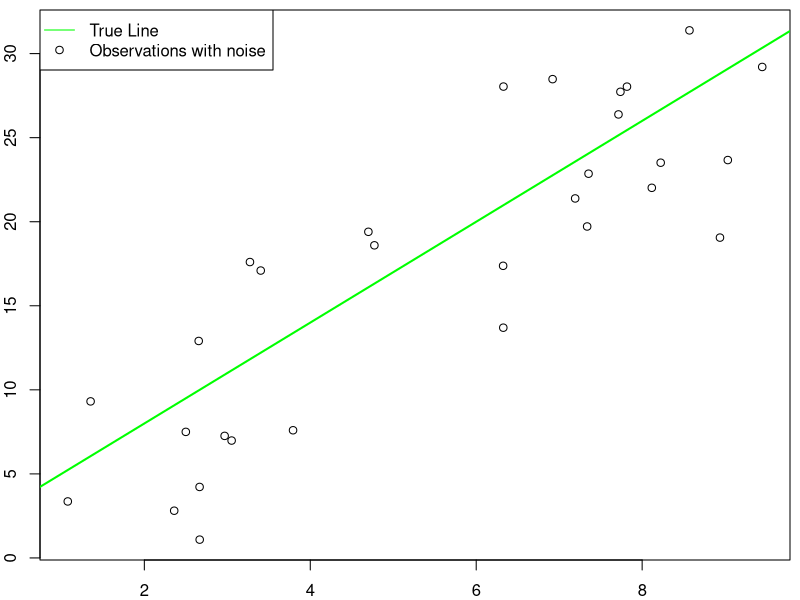
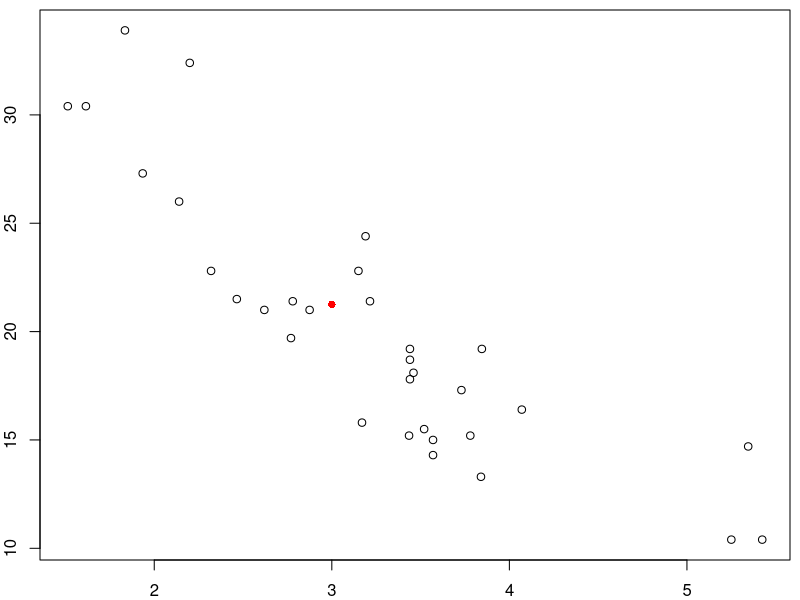
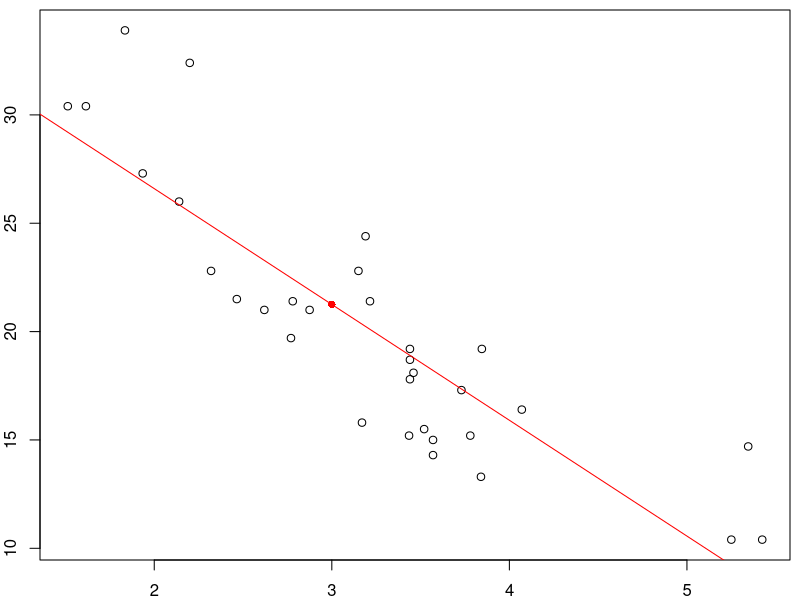
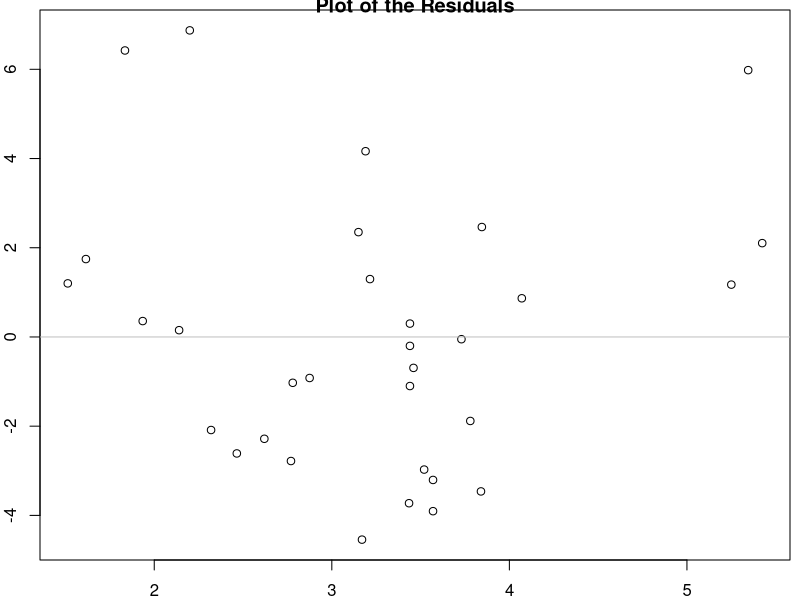
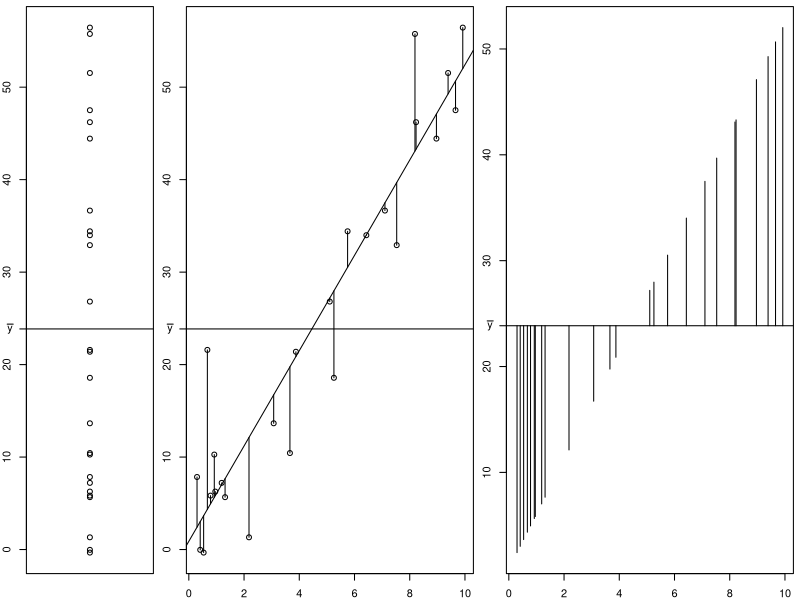
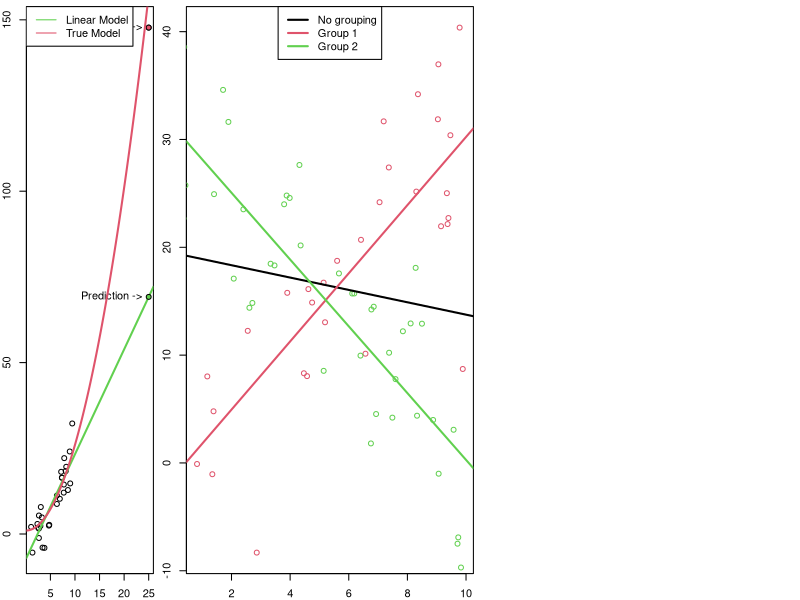
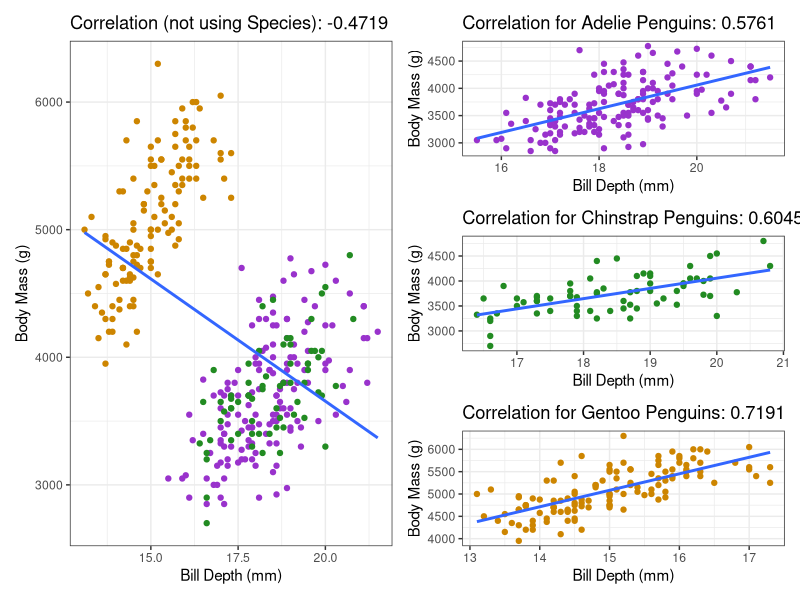

The R source for these figures, in order:
## ---- chunk 1
#| echo: false
#| eval: true
set.seed(2112)
## ---- chunk 2
par(mar = c(2,2,0.5,0.5))
x <- runif(30, 0, 10)
y <- 2 + 3*x + rnorm(length(x), 0, 4)
plot(x,y)
abline(a = 2, b = 3, col = "green", lwd = 2)
legend("topleft", legend = c("True Line", "Observations with noise"), 
    lty = c(1,0), pch = c(NA,1), col = c("green", 1))
## ---- chunk 3
#| echo: true
## Load a built-in data set
data(mtcars) 

## Define which variables are x and y.
## This isn't necessary, but helps with teaching
x <- mtcars$wt
y <- mtcars$mpg

## Calculate the estimates by hand
b <- cor(x, y) * sd(y) / sd(x)
a <- mean(y) - b * mean(x)

## Print the estimates 
c(a, b)

## Use the built-in functions
summary(lm(y ~ x))
## ---- chunk 4
#| echo: true
a + b * 3
## ---- chunk 5
#| echo: true
plot(y ~ x)
points(3, a + b * 3, col = "red", pch = 16)
## ---- chunk 6
#| echo: true
plot(y ~ x)
points(3, a + b*3, col = "red", pch = 16)
## abline adds a line with slope b and intercept a to a plot.
abline(a = a, b = b, col = "red")
## ---- chunk 7
#| echo: true
e <- y - (a + b*x) ## Observed minus expected
plot(e ~ x, main = "Plot of the Residuals")
## abline can also draw a line with slope 0 (horizontal)
abline(h = 0, col = "grey")
## ---- chunk 8
#| echo: true
## The prediction at mean(x) is equal to mean(y)
## In other words, (mean(x), mean(y)) is a point on the line
a + b * mean(x)
mean(y)

## Correlation doesn't care about order
cor(x, y)
cor(y, x)

## Theoretically 0, but computers aren't perfectly precise
## Note: e-14 refers to 10^-14, or 14 zeroes before the first digit
    # So, pretty close to 0.
sum(e) 
## ---- chunk 9
#| echo: false
#| eval: true
layout(mat = matrix(c(1,2,3), nrow = 1), widths = c(0.5,1,1))
set.seed(18)
x <- runif(25, 0, 10)
y <- rnorm(25, 2 + 5*x, 6)

plot(rep(1, 25), y, xlab = "y", ylab = "The observed y-values have variance", xaxt = "n")
abline(h = mean(y))
axis(2, mean(y), bquote(bar(y)), las = 1)

plot(x, y, ylab = "The residuals have variance")
abline(lm(y~x))
abline(h = mean(y))
axis(2, mean(y), bquote(bar(y)), las = 1)

mids <- predict(lm(y~x))
for(i in seq_along(mids)){
    lines(x = rep(x[i], 2), y = c(y[i], mids[i]), col = 1)
}

mids <- predict(lm(y~x))
plot(mids ~ x, type = "n", ylab = "The predicted y-values have variance, too!")
for(i in seq_along(mids)){
    lines(x = rep(x[i], 2), y = c(mean(y), mids[i]))
}
axis(2, at = mean(y), labels = bquote(bar(y)), las = 1)
abline(h = mean(y))
## ---- chunk 10
set.seed(2112)
x <- c(runif(29, 0, 10), 25)
y <- 1 + 0.25*x^2 + rnorm(length(x), 0, 5)
plot(x, y)
points(x[30], y[30], col = 2, pch = 16)
points(x[30], y[30], col = 1, pch = 1)
abline(lm(y ~ x, data = data.frame(y=y[1:29], x = x[1:29])), lwd = 2, col = 3)
#abline(lm(y ~ x, data = data.frame(y=y, x = x)), col = 0)
text(x = x[30], y = y[30], labels = "New Obs ->", pos = 2)

newx <- x[30]
newy <- c(1,x[30])%*%coef(lm(y ~ x, data = data.frame(y=y[1:29], x = x[1:29])))
text(x = newx, y = newy, labels = "Prediction ->", pos = 2)
points(x = newx, y = newy, col = 3, pch = 16)
points(x = newx, y = newy, col = 1, pch = 1)
xseq <- seq(0, 25, 0.01)
lines(xseq, 1 + 0.25*xseq^2, col = 2, lwd = 2)
legend("topleft", legend = c("Linear Model", "True Model"), col = c(3,2), lwd = 1)
## ---- chunk 11
set.seed(42)
x1 <- runif(30, 0, 10)
x2 <- runif(42, 0, 10)
y1 <- 3*x1 + rnorm(length(x1), 0, 7)
y2 <- 30 - 3*x2 + rnorm(length(x2), 0, 7)
plot(x1, y1, col = 2)
points(x2, y2, col = 3)
abline(lm(y ~ x, data = data.frame(x = c(x1, x2), y = c(y1, y2))), lwd = 2)
abline(lm(y1 ~ x1), col = 2, lwd = 2)
abline(lm(y2 ~ x2), col = 3, lwd = 2)
legend("top", legend = c("No grouping", "Group 1", "Group 2"), col = 1:3, lty = 1, lwd = 2)
## ---- chunk 12
#| echo: false
library(palmerpenguins)
library(ggplot2)
theme_set(theme_bw())
library(patchwork)

gall <- ggplot(penguins) + 
    aes(x = bill_depth_mm, y = body_mass_g) +
    geom_point(mapping = aes(colour = species)) +
    scale_colour_manual(values = c("darkorchid", "forestgreen", "orange3")) +
    geom_smooth(method = "lm", formula = y~x, se = FALSE) +
    labs(x = "Bill Depth (mm)",
        y = "Body Mass (g)",
        title = paste0("Correlation (not using Species): ",
            round(cor(penguins$bill_depth_mm, 
                penguins$body_mass_g, use = "complete"),
                4))) +
    theme(legend.position = "none")

gadelie <- with(subset(penguins, species == "Adelie"),
    ggplot() + aes(x = bill_depth_mm, y = body_mass_g) +
        geom_point(colour = "darkorchid") +
        geom_smooth(method = "lm", formula = y~x, se = FALSE) +
        labs(x = "Bill Depth (mm)",
            y = "Body Mass (g)",
            title = paste0("Correlation for Adelie Penguins: ",
                round(cor(bill_depth_mm, body_mass_g, 
                    use = "complete"), 
                4)))
)
ginstrap <- with(subset(penguins, species == "Chinstrap"),
    ggplot() + aes(x = bill_depth_mm, y = body_mass_g) +
        geom_point(colour = "forestgreen") +
        geom_smooth(method = "lm", formula = y~x, se = FALSE) +
        labs(x = "Bill Depth (mm)",
            y = "Body Mass (g)",
            title = paste0("Correlation for Chinstrap Penguins: ",
                round(cor(bill_depth_mm, body_mass_g, 
                    use = "complete"), 
                4)))
)
gentoo <- with(subset(penguins, species == "Gentoo"),
    ggplot() + aes(x = bill_depth_mm, y = body_mass_g) +
        geom_point(colour = "orange3") +
        geom_smooth(method = "lm", formula = y~x, se = FALSE) +
        labs(x = "Bill Depth (mm)",
            y = "Body Mass (g)",
            title = paste0("Correlation for Gentoo Penguins: ",
                round(cor(bill_depth_mm, body_mass_g, 
                    use = "complete"), 
                4)))
)

gall + (gadelie / ginstrap / gentoo)
## ---- chunk 13
hours_studied <- c(3, 4, 6, 5, 7, 8, 9, 10, 12, 11)
exam_score <- c(60, 65, 75, 70, 85, 80, 90, 95, 100, 98)
## ---- chunk 14
# a)
mean(hours_studied)
mean(exam_score)

# b)
sd(hours_studied)
sd(exam_score)

# c)
cor(hours_studied, exam_score)

# d)
# Regression slope b = r * s_y / s_x
b <- cor(hours_studied, exam_score) * sd(exam_score) / sd(hours_studied)
b
# Regression intercept a = ybar - xbar * b
a <- mean(exam_score) - mean(hours_studied) * b
a

# Check with R
lm(exam_score ~ hours_studied)
